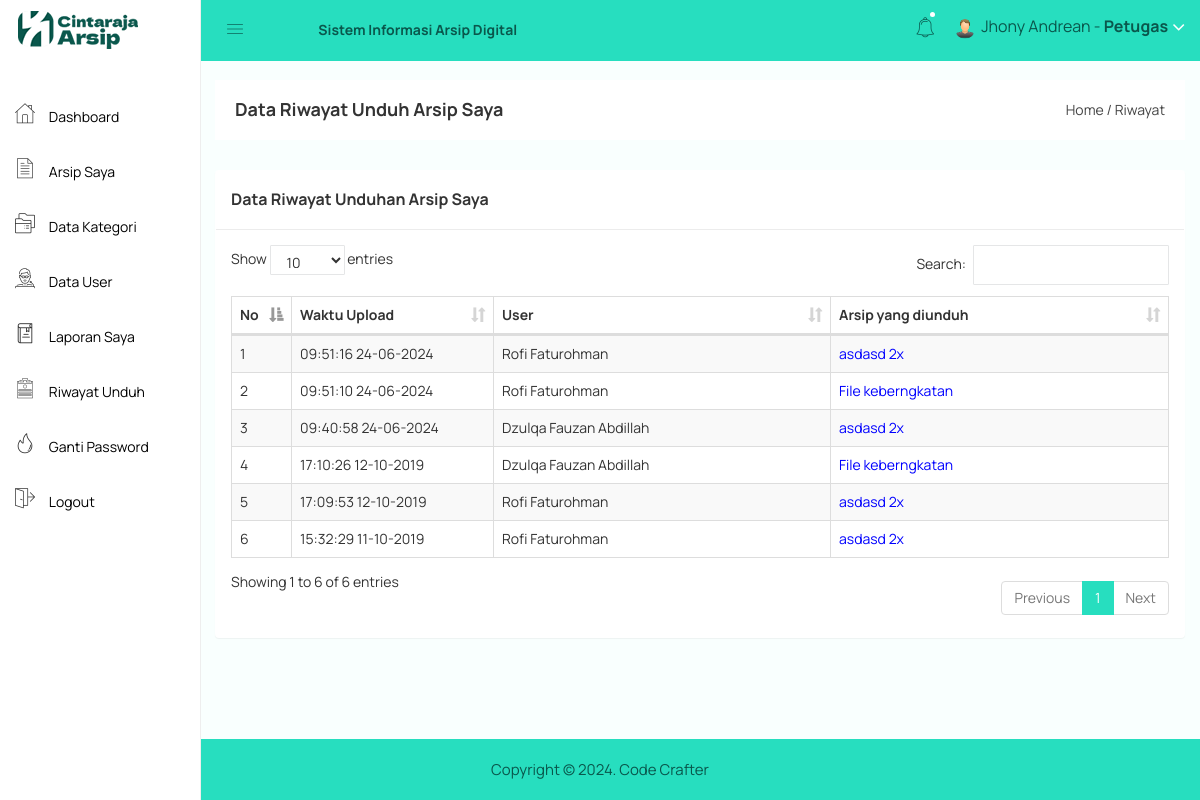
The page /petugas/riwayat.php (signed in) on the database as committed earlier.
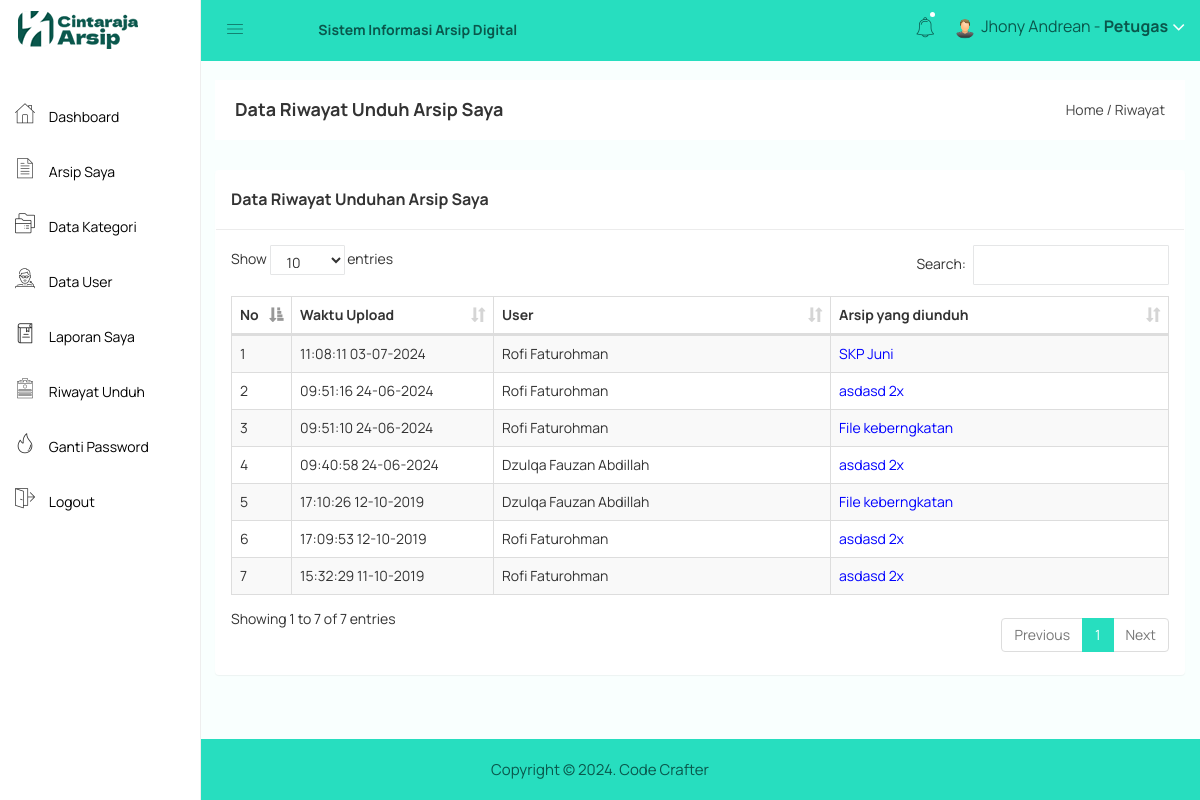
The same page on the database as committed later.
### tables this page shows
CREATE TABLE `riwayat` (
  `riwayat_id` int(11) NOT NULL,
  `riwayat_waktu` datetime NOT NULL,
  `riwayat_user` int(11) NOT NULL,
  `riwayat_arsip` int(11) NOT NULL
);

CREATE TABLE `user` (
  `user_id` int(11) NOT NULL,
  `user_nama` varchar(100) NOT NULL,
  `user_username` varchar(100) NOT NULL,
  `user_password` varchar(100) NOT NULL,
  `user_foto` varchar(100) DEFAULT NULL
);

CREATE TABLE `arsip` (
  `arsip_id` int(11) NOT NULL,
  `arsip_waktu_upload` datetime NOT NULL,
  `arsip_petugas` int(11) NOT NULL,
  `arsip_kode` varchar(255) NOT NULL,
  `arsip_nama` varchar(255) NOT NULL,
  `arsip_jenis` varchar(255) NOT NULL,
  `arsip_kategori` int(11) NOT NULL,
  `arsip_keterangan` text NOT NULL,
  `arsip_file` varchar(255) NOT NULL
);

### petugas/riwayat.php (the view)
<?php include 'header.php'; ?>
<div class="breadcome-area">
    <div class="container-fluid">
        <div class="row">
            <div class="col-lg-12 col-md-12 col-sm-12 col-xs-12">
                <div class="breadcome-list">
                    <div class="row">
                        <div class="col-lg-6 col-md-6 col-sm-6 col-xs-12">
                            <div class="breadcome-heading">
                                <h4 style="margin-bottom: 0px">Data Riwayat Unduh Arsip Saya</h4>
                            </div>
                        </div>
                        <div class="col-lg-6 col-md-6 col-sm-6 col-xs-12">
                            <ul class="breadcome-menu" style="padding-top: 0px">
                                <li><a href="#">Home</a> <span class="bread-slash">/</span></li>
                                <li><span class="bread-blod">Riwayat</span></li>
                            </ul>
                        </div>
                    </div>
                </div>
            </div>
        </div>
    </div>
</div>
<div class="container-fluid">
    <div class="panel panel">
        <div class="panel-heading">
            <h3 class="panel-title">Data Riwayat Unduhan Arsip Saya</h3>
        </div>
        <div class="panel-body">
            <table id="table" class="table table-bordered table-striped table-hover table-datatable">
                <thead>
                    <tr>
                        <th width="1%">No</th>
                        <th width="18%">Waktu Upload</th>
                        <th width="30%">User</th>
                        <th width="30%">Arsip yang diunduh</th>
                    </tr>
                </thead>
                <tbody>
                    <?php
                    include '../koneksi.php';
                    $no = 1;
                    $saya = $_SESSION['id'];
                    $arsip = mysqli_query($koneksi,"SELECT * FROM riwayat,arsip,user WHERE riwayat_arsip=arsip_id and riwayat_user=user_id and arsip_petugas='$saya' ORDER BY riwayat_id DESC");
                    while($p = mysqli_fetch_array($arsip)){
                        ?>
                        <tr>
                            <td><?php echo $no++; ?></td>
                            <td><?php echo date('H:i:s  d-m-Y',strtotime($p['riwayat_waktu'])) ?></td>
                            <td><?php echo $p['user_nama'] ?></td>
                            <td><a style="color: blue" href="arsip_preview.php?id=<?php echo $p['arsip_id']; ?>"><?php echo $p['arsip_nama'] ?></a></td>
                        </tr>
                        <?php
                    }
                    ?>
                </tbody>
            </table>
        </div>
    </div>
</div>
<?php include 'footer.php'; ?>

### petugas/header.php (shortened to what this page needs)
<!doctype html>
<html>
<head>
    <link rel="stylesheet" href="../assets/css/bootstrap.min.css">
    <link rel="stylesheet" href="../assets/css/font-awesome.min.css">
    <link rel="stylesheet" href="../assets/css/owl.carousel.css">
    <link rel="stylesheet" href="../assets/css/owl.theme.css">
    <link rel="stylesheet" href="../assets/css/owl.transitions.css">
    <link rel="stylesheet" href="../assets/css/animate.css">
    <link rel="stylesheet" href="../assets/css/normalize.css">
    <link rel="stylesheet" href="../assets/css/meanmenu.min.css">
    <link rel="stylesheet" href="../assets/css/main.css">
    <link rel="stylesheet" href="../assets/css/educate-custon-icon.css">
    <link rel="stylesheet" href="../assets/css/morrisjs/morris.css">
    <link rel="stylesheet" href="../assets/css/scrollbar/jquery.mCustomScrollbar.min.css">
    <link rel="stylesheet" href="../assets/css/metisMenu/metisMenu.min.css">
    <link rel="stylesheet" href="../assets/css/metisMenu/metisMenu-vertical.css">
    <link rel="stylesheet" href="../assets/css/calendar/fullcalendar.min.css">
    <link rel="stylesheet" href="../assets/css/calendar/fullcalendar.print.min.css">
    <link rel="stylesheet" href="../assets/style.css">
    <link rel="stylesheet" href="../assets/css/responsive.css">
    <link rel="stylesheet" href="../assets/css/style.css">
    <link rel="stylesheet" type="text/css" href="../assets/js/DataTables/datatables.css">
    <?php
    include '../koneksi.php';
    ?>
</head>
<body>
    <div class="left-sidebar-pro">
        <nav id="sidebar" class="">
            <div class="sidebar-header">
                <a href="index.php"><img class="main-logo" src="../assets/img/logo/logo.png" alt="" /></a>
            </div>
            <div class="left-custom-menu-adp-wrap comment-scrollbar">
                <nav class="sidebar-nav left-sidebar-menu-pro" style="margin-top: 30px">
                    <ul class="metismenu" id="menu1">
                        <li class="active">
                            <a href="index.php">
                                <span class="educate-icon educate-home icon-wrap"></span>
                                <span class="mini-click-non">Dashboard</span>
                            </a>
                        </li>
                        <li>
                            <a href="arsip.php" aria-expanded="false"><span class="educate-icon educate-data-table icon-wrap sub-icon-mg" aria-hidden="true"></span> <span class="mini-click-non">Arsip Saya</span></a>
                        </li>
                        <li>
                            <a href="kategori.php" aria-expanded="false"><span class="educate-icon educate-course icon-wrap sub-icon-mg" aria-hidden="true"></span> <span class="mini-click-non">Data Kategori</span></a>
                        </li>
                        <li>
                            <a href="user.php" aria-expanded="false"><span class="educate-icon educate-professor icon-wrap sub-icon-mg" aria-hidden="true"></span> <span class="mini-click-non">Data User</span></a>
                        </li>
                        <li>
                            <a href="laporan_petugas.php" aria-expanded="false"><span class="educate-icon educate-library icon-wrap sub-icon-mg" aria-hidden="true"></span> <span class="mini-click-non">Laporan Saya</span></a>
                        </li>
                        <li>
                            <a href="riwayat.php" aria-expanded="false"><span class="educate-icon educate-form icon-wrap sub-icon-mg" aria-hidden="true"></span> <span class="mini-click-non">Riwayat Unduh</span></a>
                        </li>
                        <li>
                            <a href="gantipassword.php" aria-expanded="false"><span class="educate-icon educate-danger icon-wrap sub-icon-mg" aria-hidden="true"></span> <span class="mini-click-non">Ganti Password</span></a>
                        </li>
                        <li>
                            <a href="logout.php" aria-expanded="false"><span class="educate-icon educate-pages icon-wrap sub-icon-mg" aria-hidden="true"></span> <span class="mini-click-non">Logout</span></a>
                        </li>
                    </ul>
                </nav>
            </div>
        </nav>
    </div>
    <div class="all-content-wrapper">
        <div class="container-fluid">
            <div class="row">
                <div class="col-lg-12 col-md-12 col-sm-12 col-xs-12">
                    <div class="logo-pro">
                        <a href="index.html"><img class="main-logo" src="../assets/img/logo/logo.png" alt="" /></a>
                    </div>
                </div>
            </div>
        </div>
        <div class="header-advance-area">
            <div class="header-top-area">
                <div class="container-fluid" >
                    <div class="row">
                        <div class="col-lg-12 col-md-12 col-sm-12 col-xs-12">
                            <div class="header-top-wraper">
                                <div class="row">
                                    <div class="col-lg-1 col-md-0 col-sm-12 col-xs-12">
                                        <div class="menu-switcher-pro">
                                            <button type="button" id="sidebarCollapse" class="btn bar-button-pro header-drl-controller-btn btn-info navbar-btn">
                                                <i  style="color:#0a574c;" class="educate-icon educate-nav"></i>
                                            </button>
                                        </div>
                                    </div>
                                    <div class="col-lg-5 col-md-6 col-sm-12 col-xs-12">
                                        <div class="header-top-menu tabl-d-n">
                                            <ul class="nav navbar-nav mai-top-nav">
                                                <li class="nav-item"><a href="#" style="color:#0a574c;font-weight:bold;" class="nav-link">Sistem Informasi Arsip Digital</a></li>
                                            </ul>
                                        </div>
                                    </div>
                                    <div class="col-lg-6 col-md-6 col-sm-12 col-xs-12">
                                        <div class="header-right-info">
                                            <ul class="nav navbar-nav mai-top-nav header-right-menu">
                                                <li class="nav-item">
                                                    <a href="#" data-toggle="dropdown" role="button" aria-expanded="false" class="nav-link dropdown-toggle"><i style="color:#0a574c;" class="educate-icon educate-bell" aria-hidden="true"></i><span class="indicator-nt"></span></a>
                                            </li>
                                            <li class="nav-item">
                                                <a href="#" data-toggle="dropdown" role="button" aria-expanded="false" class="nav-link dropdown-toggle">
                                                    <?php
                                                    $id_petugas = $_SESSION['id'];
                                                    $profil = mysqli_query($koneksi,"select * from petugas where petugas_id='$id_petugas'");
                                                    $profil = mysqli_fetch_assoc($profil);
                                                    if($profil['petugas_foto'] == ""){
                                                      ?>
                                                      <img src="../gambar/sistem/user.png" style="width: 20px;height: 20px">
                                                  <?php }else{ ?>
                                                    <img src="../gambar/petugas/<?php echo $profil['petugas_foto'] ?>" style="width: 20px;height: 20px">
                                                <?php } ?>
                                                <span style="color:#0a574c;" class="admin-name"><?php echo $_SESSION['nama']; ?> - <b>Petugas</b> </span>
                                                <i class="fa fa-angle-down edu-icon edu-down-arrow"></i>
                                            </a>
                                        </li>
                                    </ul>
                                </div>
                            </div>
                        </div>
                    </div>
                </div>
            </div>
        </div>
    </div>
</div>

### petugas/footer.php (shortened to what this page needs)
<div class="footer-copyright-area mg-t-30" style="position: fixed; left: 0; bottom: 0; width: 100%;">
	<div class="container-fluid">
		<div class="row">
			<div class="col-lg-12">
				<div class="footer-copy-right">
					<p style="color: #0a574c;">Copyright © <?php echo date('Y') ?>. Code Crafter</p>
				</div>
			</div>
		</div>
	</div>
</div>
</div>
</body>
</html>

### assets/css/main.css (style rules this page uses)
html { color: #222; font-size: 1em; line-height: 1.4; }
audio, canvas, iframe, img, svg, video { vertical-align: middle; }

### assets/css/metisMenu/metisMenu-vertical.css (style rules this page uses)
.sidebar-nav { background: #fff; }
.sidebar-nav ul { padding: 0; margin: 0; list-style: none; background: #f5f5f5; }
.sidebar-nav .metismenu { background: #fff; display: -webkit-box; display: -ms-flexbox; display: flex; -webkit-box-orient: vertical; -webkit-box-direction: normal; -ms-flex-direction: column; flex-direction: column; }
.sidebar-nav .metismenu li + li { margin-top: 5px; }
.sidebar-nav .metismenu li:last-child { margin-bottom: 5px; }
.sidebar-nav .metismenu > li { display: -webkit-box; display: -ms-flexbox; display: flex; -webkit-box-orient: vertical; -webkit-box-direction: normal; -ms-flex-direction: column; flex-direction: column; position: relative; }
.sidebar-nav .metismenu a { position: relative; display: block; padding: 13px 15px; color: #444; outline-width: 0; transition: all .3s ease-out; font-size:16px; font-weight:400; }
.sidebar-nav .metismenu li .icon-wrap { margin-right:5px; font-size:20px; color:#303030; }
.sidebar-nav .metismenu li .sub-icon-mg { margin-right:5px; font-size:16px; }

### assets/css/style.css (style rules this page uses)
.panel { margin-bottom: 3rem !important; }
.panel-heading { padding: 20px 15px; border-bottom: 1px solid #ececec; }
.sidebar-nav .metismenu a { position: relative; display: block; padding: 13px 15px; color: #000; outline-width: 0; transition: all 0.3s ease-out; font-size: 14px; font-weight: 400; }
.sidebar-nav .metismenu a > .icon-wrap { font-size: 20px; margin-right: 11px; }
#sidebar { border-right: 1px solid #eee; }
.footer-copyright-area { background: #27debf; margin-top: 100px; }
.all-content-wrapper { min-height: 500px; }
td { vertical-align: middle !important; }

### assets/js/DataTables/datatables.css (style rules this page uses)
table.dataTable { clear: both; margin-top: 6px !important; margin-bottom: 6px !important; max-width: none !important; border-collapse: separate !important; }
table.dataTable td, table.dataTable th { -webkit-box-sizing: content-box; box-sizing: content-box; }
table.dataTable thead > tr > th.sorting_asc, table.dataTable thead > tr > th.sorting_desc, table.dataTable thead > tr > th.sorting, table.dataTable thead > tr > td.sorting_asc, table.dataTable thead > tr > td.sorting_desc, table.dataTable thead > tr > td.sorting { padding-right: 30px; }
table.dataTable thead .sorting, table.dataTable thead .sorting_asc, table.dataTable thead .sorting_desc, table.dataTable thead .sorting_asc_disabled, table.dataTable thead .sorting_desc_disabled { cursor: pointer; position: relative; }
table.dataTable thead .sorting:after, table.dataTable thead .sorting_asc:after, table.dataTable thead .sorting_desc:after, table.dataTable thead .sorting_asc_disabled:after, table.dataTable thead .sorting_desc_disabled:after { position: absolute; bottom: 8px; right: 8px; display: block; font-family: 'Glyphicons Halflings'; opacity: 0.5; }
table.dataTable thead .sorting:after { opacity: 0.2; content: "\e150"; }
table.dataTable thead .sorting_asc:after { content: "\e155"; }
table.table-bordered.dataTable th, table.table-bordered.dataTable td { border-left-width: 0; }
table.table-bordered.dataTable th:last-child, table.table-bordered.dataTable th:last-child, table.table-bordered.dataTable td:last-child, table.table-bordered.dataTable td:last-child { border-right-width: 0; }
table.table-bordered.dataTable tbody th, table.table-bordered.dataTable tbody td { border-bottom-width: 0; }

Rows that differ between the two databases and show on the page:
added riwayat: riwayat_waktu "11:08:11 03-07-2024", user.user_nama "Rofi Faturohman", arsip.arsip_nama "SKP Juni"
Other text that changed with them:
text written by a page script: "Show entries Search: Showing 1 to 6 of 6 entries Previous 1 Next" → "Show entries Search: Showing 1 to 7 of 7 entries Previous 1 Next"
